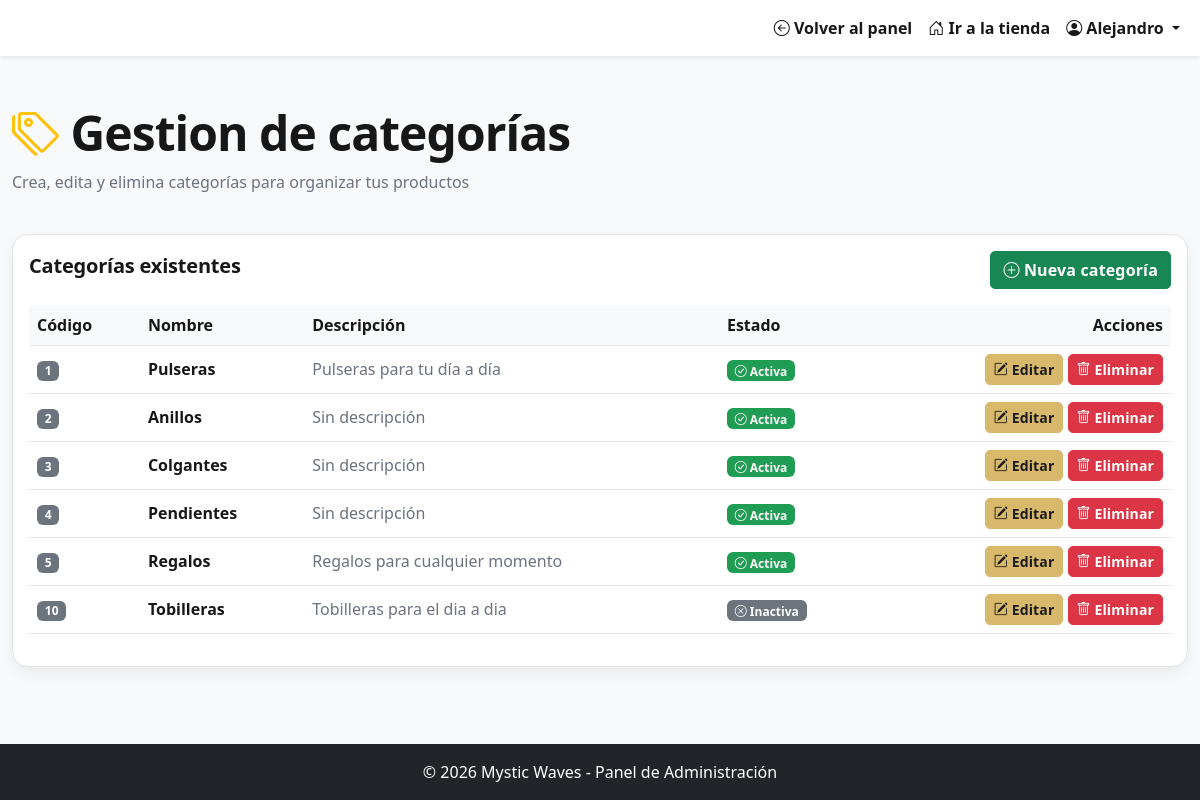
/admin/adminCategoria.php (signed in), run on the app's committed database.
### tables this page shows
CREATE TABLE `categoria` (
  `codigo` int(11) NOT NULL,
  `nombre` varchar(50) NOT NULL,
  `descripcion` varchar(200) DEFAULT NULL,
  `activo` tinyint(1) NOT NULL,
  `categoriaPadre` int(11) DEFAULT NULL
);

### actions/categorias_action.php (called while the page is built, shortened)
<?php
$con = conectar();
$sql_categorias = "SELECT * FROM categoria";
$stmt_categorias = $con->prepare($sql_categorias);
$stmt_categorias->execute();
$categorias = $stmt_categorias->fetchAll(PDO::FETCH_OBJ);
?>

### admin/adminCategoria.php (the view, shortened to what this page needs)
<?php
require_once __DIR__. '/../actions/categorias_action.php';
$nombre_admin = $_SESSION['user_name'] ?? 'Administrador';
?>
<!DOCTYPE html>
<html lang="es">
<head>
  <link href="https://cdn.jsdelivr.net/npm/bootstrap@5.3.0/dist/css/bootstrap.min.css" rel="stylesheet">
  <link rel="stylesheet" href="https://cdn.jsdelivr.net/npm/bootstrap-icons@1.11.3/font/bootstrap-icons.css">
  <link href="../public/assets/css/style.css" rel="stylesheet">
</head>
<body class="bg-light d-flex flex-column min-vh-100">
  <nav class="navbar navbar-expand-lg navbar-light bg-dark shadow-sm">
    <div class="container-fluid">
      <a class="navbar-brand fw-bold text-white" href="adminPanel.php">
        <i class="bi bi-speedometer2"></i> Panel de Administración
      </a>
      <div class="collapse navbar-collapse" id="navbarAdmin">
        <ul class="navbar-nav ms-auto">
          <li class="nav-item">
            <a class="nav-link" href="adminPanel.php">
              <i class="bi bi-arrow-left-circle"></i> Volver al panel
            </a>
          </li>
          <li class="nav-item">
            <a class="nav-link" href="../index.php">
              <i class="bi bi-house-door"></i> Ir a la tienda
            </a>
          </li>
          <li class="nav-item dropdown">
            <a class="nav-link dropdown-toggle" href="#" id="userDropdown" role="button" data-bs-toggle="dropdown">
              <i class="bi bi-person-circle"></i> <?php echo htmlspecialchars($nombre_admin); ?>
            </a>
          </li>
        </ul>
      </div>
    </div>
  </nav>
  <main class="flex-grow-1">
    <div class="container-xxl my-5">
      <div class="row mb-4">
        <div class="col-12">
          <h1 class="display-5 fw-bold"><i class="bi bi-tags text-warning text-primary"></i> Gestion de categorías</h1>
          <p class="text-muted">Crea, edita y elimina categorías para organizar tus productos</p>
        </div>
      </div>
      <div class="row">
        <div class="col-12">
          <div class="card shadow-sm">
            <div class="card-body">
              <div class="d-flex justify-content-between align-items-center mb-3">
                <h5 class="card-title fw-bold">Categorías existentes</h5>
                <button type="button" class="btn btn-success" data-bs-toggle="modal" data-bs-target="#crearCategoriaModal">
                  <i class="bi bi-plus-circle"></i> Nueva categoría
                </button>
              </div>
              <div class="table-responsive">
                <table class="table table-hover align-middle">
                  <thead class="table-light">
                    <tr>
                      <th>Código</th>
                      <th>Nombre</th>
                      <th>Descripción</th>
                      <th>Estado</th>
                      <th class="text-end">Acciones</th>
                    </tr>
                  </thead>
                  <tbody>
                    <?php foreach ($categorias as $categoria): ?>
                    <tr>
                      <td><span class="badge bg-secondary"><?php echo htmlspecialchars($categoria->codigo); ?></span></td>
                      <td class="fw-semibold"><?php echo htmlspecialchars($categoria->nombre); ?></td>
                      <td class="text-muted"><?php echo htmlspecialchars($categoria->descripcion ?? 'Sin descripción'); ?></td>
                      <td>
                        <?php
                        if($categoria->activo == 1){
                          echo '<span class="badge bg-success"><i class="bi bi-check-circle"></i> Activa</span>';
                        } else {
                          echo '<span class="badge bg-secondary"><i class="bi bi-x-circle"></i> Inactiva</span>';
                        }
                        ?>
                      </td>
                      <td class="text-end">
                        <button
                          type="button"
                          class="btn btn-primary btn-sm editBtn"
                          data-codigo="<?php echo htmlspecialchars($categoria->codigo); ?>"
                          data-nombre="<?php echo htmlspecialchars($categoria->nombre); ?>"
                          data-descripcion="<?php echo htmlspecialchars($categoria->descripcion ?? ''); ?>"
                          data-activo="<?php echo $categoria->activo; ?>">
                          <i class="bi bi-pencil-square"></i> Editar
                        </button>
                        <a href="../actions/categorias_action.php?action=delete&id=<?php echo $categoria->codigo; ?>" class="btn btn-danger btn-sm" onclick="return confirm('¿Estás seguro de que deseas eliminar esta categoría?');">
                          <i class="bi bi-trash"></i> Eliminar
                        </a>
                      </td>
                    </tr>
                    <?php endforeach; ?>
                  </tbody>
                </table>
              </div>
            </div>
          </div>
        </div>
      </div>
    </div>
  </main>
  <footer class="bg-dark text-white py-3 mt-auto">
    <div class="container-xxl text-center">
      <p class="mb-0">© 2026 Mystic Waves - Panel de Administración</p>
    </div>
  </footer>
</body>
</html>

### public/assets/css/style.css (style rules this page uses)
:root { --ink: #171717; --muted: #6b7280; --line: #e7e5e4; --bg: #ffffff; --surface: #ffffff; --soft: #faf8f2; --soft-2: #f6f2e7; --gold: #d8b86a; --gold-600: #c9a84b; --gold-700: #a97d10; --gold-rgb: 216, 184, 106; --radius: 1rem; --shadow: 0 10px 25px rgba(0,0,0,.06); --shadow-sm: 0 6px 14px rgba(0,0,0,.06); }
:root, [data-bs-theme="light"] { --bs-body-bg: var(--bg); --bs-body-color: var(--ink); --bs-border-color: var(--line); --bs-secondary-color: var(--muted); --bs-primary: var(--gold); --bs-primary-rgb: var(--gold-rgb); --bs-link-color: var(--gold-700); --bs-link-hover-color: var(--gold-600); --bs-emphasis-color: var(--ink); --bs-tertiary-bg: var(--soft); }
* { box-sizing: border-box; }
body { background: var(--bg); color: var(--ink); }
a { text-decoration: none; }
h1, h2, h3, h4, h5, h6 { color: var(--ink); letter-spacing: -0.02em; }
.text-body-secondary, .text-muted { color: var(--muted) !important; }
.btn-primary { --bs-btn-color: #1b1b1b; --bs-btn-bg: var(--gold); --bs-btn-border-color: var(--gold); --bs-btn-hover-color: #111; --bs-btn-hover-bg: var(--gold-600); --bs-btn-hover-border-color: var(--gold-600); --bs-btn-active-bg: var(--gold-700); --bs-btn-active-border-color: var(--gold-700); --bs-btn-focus-shadow-rgb: var(--gold-rgb); }
.btn { border-radius: 5px; font-weight: 600; letter-spacing: .01em; }
.navbar { background: var(--bg) !important; }
.navbar .nav-link { color: var(--ink); font-weight: 600; border-radius: 2px; padding: .5rem .75rem; }
.card { border: 1px solid var(--line); border-radius: var(--radius); box-shadow: var(--shadow-sm); background: var(--surface); }
.card.shadow-sm { box-shadow: var(--shadow-sm) !important; }
.card .card-title, .card h5 { letter-spacing: -0.01em; }
.table { --bs-table-hover-bg: rgba(var(--gold-rgb), .08); }
.table thead th { color: var(--ink); border-bottom-color: var(--line); }
.table td, .table th { border-color: var(--line); }
.badge.bg-success { background-color: #1f9d55 !important; }
footer { background: #111 !important; color: #fff !important; }
body { font-family: "Poppins", system-ui, -apple-system, Segoe UI, Roboto, Arial, sans-serif; }

### data on the page
categoria: codigo "1", nombre "Pulseras", descripcion "Pulseras para tu día a día", activo 1 (drawn)
categoria: codigo "2", nombre "Anillos", descripcion "Sin descripción", activo 1 (drawn)
categoria: codigo "3", nombre "Colgantes", descripcion "Sin descripción", activo 1 (drawn)
categoria: codigo "4", nombre "Pendientes", descripcion "Sin descripción", activo 1 (drawn)
categoria: codigo "5", nombre "Regalos", descripcion "Regalos para cualquier momento", activo 1 (drawn)
categoria: codigo "10", nombre "Tobilleras", descripcion "Tobilleras para el dia a dia", activo 0 (drawn)

### other printed values
$nombre_admin "Alejandro"
